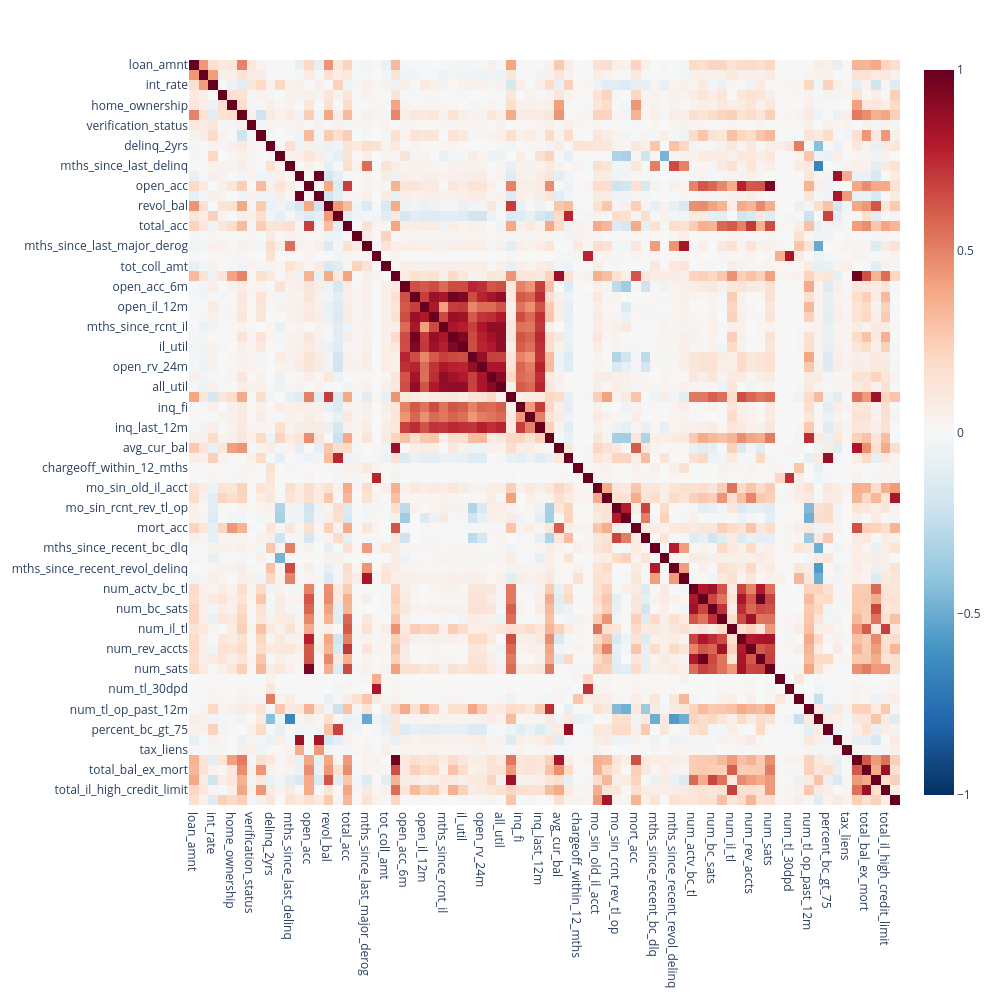
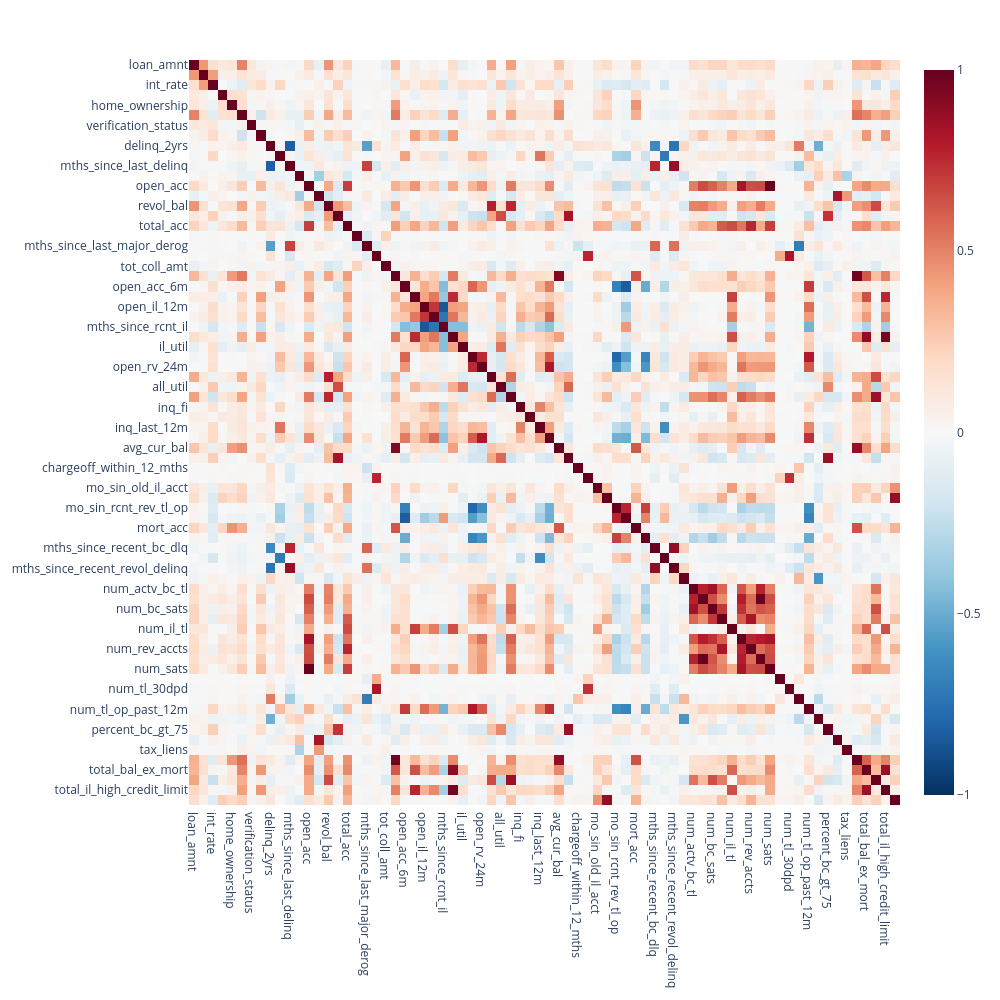

The code cell stored with these charts, in order, in its notebook:
### Code cell
#Checking multicoliniarity on numeric variables
print(X_train.select_dtypes(include=['int64', 'float64',]).shape)
print(X_train_tree.select_dtypes(include=['int64', 'float64',]).shape)
import plotly.express as px

#Printing X_train Dataset
numeric_df = X_train.select_dtypes(include=['int64', 'float64',])

corr_matrix = numeric_df.corr(method='spearman')


fig = px.imshow(
    corr_matrix, 
    text_auto=False, 
    aspect="auto", 
    color_continuous_scale='RdBu_r', 
    zmin=-1, zmax=1
)
fig.update_layout(width=1000, height=1000)
fig.show()


#Printing X_train_tree Dataset (without missing values impeted and _is_nan vars created)

numeric_df = X_train_tree.select_dtypes(include=['int64', 'float64',])

corr_matrix = numeric_df.corr(method='spearman')


fig = px.imshow(
    corr_matrix, 
    text_auto=False, 
    aspect="auto", 
    color_continuous_scale='RdBu_r', 
    zmin=-1, zmax=1
)
fig.update_layout(width=1000, height=1000)
fig.show()

#we can see an artificial multicoliniarity due to imputation so we added the tree model datasets...

### Figure 1 — Plotly figure (JSON) as saved in the notebook; plotly's stock layout.template omitted (floating-point values rounded to 4 significant figures; data arrays with more than 128 entries replaced by an {"elided": "..."} marker saying what was removed)
{"data": [{"coloraxis": "coloraxis", "hovertemplate": "x: %{x}<br>y: %{y}<br>color: %{z}<extra></extra>", "name": "0", "type": "heatmap", "x": ["loan_amnt", "term", "int_rate", "emp_length", "home_ownership", "annual_inc", "verification_status", "dti", "delinq_2yrs", "inq_last_6mths", "mths_since_last_delinq", "mths_since_last_record", "open_acc", "pub_rec", "revol_bal", "revol_util", "total_acc", "collections_12_mths_ex_med", "mths_since_last_major_derog", "acc_now_delinq", "tot_coll_amt", "tot_cur_bal", "open_acc_6m", "open_act_il", "open_il_12m", "open_il_24m", "mths_since_rcnt_il", "total_bal_il", "il_util", "open_rv_12m", "open_rv_24m", "max_bal_bc", "all_util", "total_rev_hi_lim", "inq_fi", "total_cu_tl", "inq_last_12m", "acc_open_past_24mths", "avg_cur_bal", "bc_util", "chargeoff_within_12_mths", "delinq_amnt", "mo_sin_old_il_acct", "mo_sin_old_rev_tl_op", "mo_sin_rcnt_rev_tl_op", "mo_sin_rcnt_tl", "mort_acc", "mths_since_recent_bc", "mths_since_recent_bc_dlq", "mths_since_recent_inq", "mths_since_recent_revol_delinq", "num_accts_ever_120_pd", "num_actv_bc_tl", "num_actv_rev_tl", "num_bc_sats", "num_bc_tl", "num_il_tl", "num_op_rev_tl", "num_rev_accts", "num_rev_tl_bal_gt_0", "num_sats", "num_tl_120dpd_2m", "num_tl_30dpd", "num_tl_90g_dpd_24m", "num_tl_op_past_12m", "pct_tl_nvr_dlq", "percent_bc_gt_75", "pub_rec_bankruptcies", "tax_liens", "tot_hi_cred_lim", "total_bal_ex_mort", "total_bc_limit", "total_il_high_credit_limit", "credit_maturity"], "xaxis": "x", "y": ["loan_amnt", "term", "int_rate", "emp_length", "home_ownership", "annual_inc", "verification_status", "dti", "delinq_2yrs", "inq_last_6mths", "mths_since_last_delinq", "mths_since_last_record", "open_acc", "pub_rec", "revol_bal", "revol_util", "total_acc", "collections_12_mths_ex_med", "mths_since_last_major_derog", "acc_now_delinq", "tot_coll_amt", "tot_cur_bal", "open_acc_6m", "open_act_il", "open_il_12m", "open_il_24m", "mths_since_rcnt_il", "total_bal_il", "il_util", "open_rv_12m", "open_rv_24m", "max_bal_bc", "all_util", "total_rev_hi_lim", "inq_fi", "total_cu_tl", "inq_last_12m", "acc_open_past_24mths", "avg_cur_bal", "bc_util", "chargeoff_within_12_mths", "delinq_amnt", "mo_sin_old_il_acct", "mo_sin_old_rev_tl_op", "mo_sin_rcnt_rev_tl_op", "mo_sin_rcnt_tl", "mort_acc", "mths_since_recent_bc", "mths_since_recent_bc_dlq", "mths_since_recent_inq", "mths_since_recent_revol_delinq", "num_accts_ever_120_pd", "num_actv_bc_tl", "num_actv_rev_tl", "num_bc_sats", "num_bc_tl", "num_il_tl", "num_op_rev_tl", "num_rev_accts", "num_rev_tl_bal_gt_0", "num_sats", "num_tl_120dpd_2m", "num_tl_30dpd", "num_tl_90g_dpd_24m", "num_tl_op_past_12m", "pct_tl_nvr_dlq", "percent_bc_gt_75", "pub_rec_bankruptcies", "tax_liens", "tot_hi_cred_lim", "total_bal_ex_mort", "total_bc_limit", "total_il_high_credit_limit", "credit_maturity"], "yaxis": "y", "z": {"elided": "74x74 float values"}}], "layout": {"coloraxis": {"cmax": 1, "cmin": -1, "colorscale": [[0, "rgb(5,48,97)"], [0.1, "rgb(33,102,172)"], [0.2, "rgb(67,147,195)"], [0.3, "rgb(146,197,222)"], [0.4, "rgb(209,229,240)"], [0.5, "rgb(247,247,247)"], [0.6, "rgb(253,219,199)"], [0.7, "rgb(244,165,130)"], [0.8, "rgb(214,96,77)"], [0.9, "rgb(178,24,43)"], [1, "rgb(103,0,31)"]]}, "height": 1000, "margin": {"t": 60}, "width": 1000, "xaxis": {"anchor": "y", "domain": [0, 1]}, "yaxis": {"anchor": "x", "autorange": "reversed", "domain": [0, 1]}}}

### Figure 2 — Plotly figure (JSON) as saved in the notebook; plotly's stock layout.template omitted (floating-point values rounded to 4 significant figures; data arrays with more than 128 entries replaced by an {"elided": "..."} marker saying what was removed)
{"data": [{"coloraxis": "coloraxis", "hovertemplate": "x: %{x}<br>y: %{y}<br>color: %{z}<extra></extra>", "name": "0", "type": "heatmap", "x": ["loan_amnt", "term", "int_rate", "emp_length", "home_ownership", "annual_inc", "verification_status", "dti", "delinq_2yrs", "inq_last_6mths", "mths_since_last_delinq", "mths_since_last_record", "open_acc", "pub_rec", "revol_bal", "revol_util", "total_acc", "collections_12_mths_ex_med", "mths_since_last_major_derog", "acc_now_delinq", "tot_coll_amt", "tot_cur_bal", "open_acc_6m", "open_act_il", "open_il_12m", "open_il_24m", "mths_since_rcnt_il", "total_bal_il", "il_util", "open_rv_12m", "open_rv_24m", "max_bal_bc", "all_util", "total_rev_hi_lim", "inq_fi", "total_cu_tl", "inq_last_12m", "acc_open_past_24mths", "avg_cur_bal", "bc_util", "chargeoff_within_12_mths", "delinq_amnt", "mo_sin_old_il_acct", "mo_sin_old_rev_tl_op", "mo_sin_rcnt_rev_tl_op", "mo_sin_rcnt_tl", "mort_acc", "mths_since_recent_bc", "mths_since_recent_bc_dlq", "mths_since_recent_inq", "mths_since_recent_revol_delinq", "num_accts_ever_120_pd", "num_actv_bc_tl", "num_actv_rev_tl", "num_bc_sats", "num_bc_tl", "num_il_tl", "num_op_rev_tl", "num_rev_accts", "num_rev_tl_bal_gt_0", "num_sats", "num_tl_120dpd_2m", "num_tl_30dpd", "num_tl_90g_dpd_24m", "num_tl_op_past_12m", "pct_tl_nvr_dlq", "percent_bc_gt_75", "pub_rec_bankruptcies", "tax_liens", "tot_hi_cred_lim", "total_bal_ex_mort", "total_bc_limit", "total_il_high_credit_limit", "credit_maturity"], "xaxis": "x", "y": ["loan_amnt", "term", "int_rate", "emp_length", "home_ownership", "annual_inc", "verification_status", "dti", "delinq_2yrs", "inq_last_6mths", "mths_since_last_delinq", "mths_since_last_record", "open_acc", "pub_rec", "revol_bal", "revol_util", "total_acc", "collections_12_mths_ex_med", "mths_since_last_major_derog", "acc_now_delinq", "tot_coll_amt", "tot_cur_bal", "open_acc_6m", "open_act_il", "open_il_12m", "open_il_24m", "mths_since_rcnt_il", "total_bal_il", "il_util", "open_rv_12m", "open_rv_24m", "max_bal_bc", "all_util", "total_rev_hi_lim", "inq_fi", "total_cu_tl", "inq_last_12m", "acc_open_past_24mths", "avg_cur_bal", "bc_util", "chargeoff_within_12_mths", "delinq_amnt", "mo_sin_old_il_acct", "mo_sin_old_rev_tl_op", "mo_sin_rcnt_rev_tl_op", "mo_sin_rcnt_tl", "mort_acc", "mths_since_recent_bc", "mths_since_recent_bc_dlq", "mths_since_recent_inq", "mths_since_recent_revol_delinq", "num_accts_ever_120_pd", "num_actv_bc_tl", "num_actv_rev_tl", "num_bc_sats", "num_bc_tl", "num_il_tl", "num_op_rev_tl", "num_rev_accts", "num_rev_tl_bal_gt_0", "num_sats", "num_tl_120dpd_2m", "num_tl_30dpd", "num_tl_90g_dpd_24m", "num_tl_op_past_12m", "pct_tl_nvr_dlq", "percent_bc_gt_75", "pub_rec_bankruptcies", "tax_liens", "tot_hi_cred_lim", "total_bal_ex_mort", "total_bc_limit", "total_il_high_credit_limit", "credit_maturity"], "yaxis": "y", "z": {"elided": "74x74 float values"}}], "layout": {"coloraxis": {"cmax": 1, "cmin": -1, "colorscale": [[0, "rgb(5,48,97)"], [0.1, "rgb(33,102,172)"], [0.2, "rgb(67,147,195)"], [0.3, "rgb(146,197,222)"], [0.4, "rgb(209,229,240)"], [0.5, "rgb(247,247,247)"], [0.6, "rgb(253,219,199)"], [0.7, "rgb(244,165,130)"], [0.8, "rgb(214,96,77)"], [0.9, "rgb(178,24,43)"], [1, "rgb(103,0,31)"]]}, "height": 1000, "margin": {"t": 60}, "width": 1000, "xaxis": {"anchor": "y", "domain": [0, 1]}, "yaxis": {"anchor": "x", "autorange": "reversed", "domain": [0, 1]}}}
